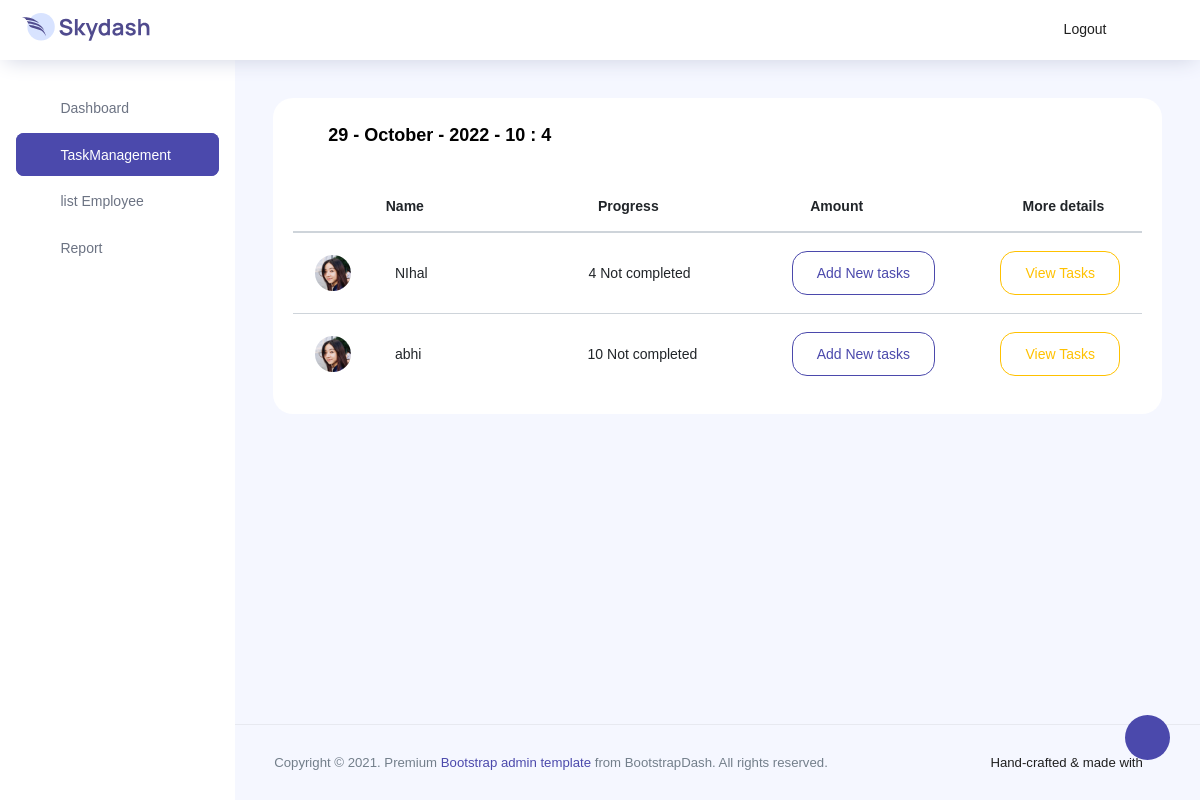
The app's page /management/ (signed in), older data.
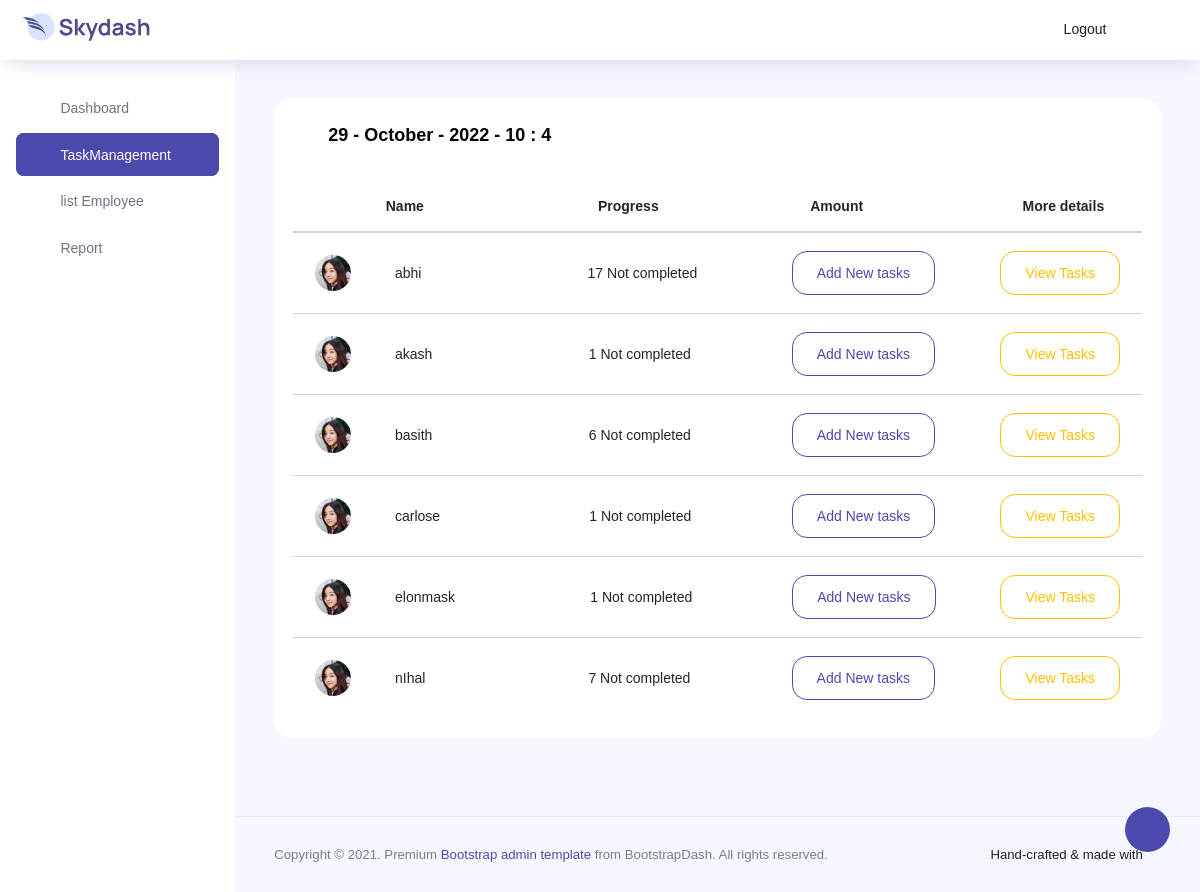
The same page, newer data.
### todo/models.py (models this page shows, shortened)
class Employee(models.Model):
    class Meta:
        verbose_name = 'Employee'
        verbose_name_plural = 'Employees'
    name = models.CharField(max_length=100, null=False, blank=False)
    email=models.CharField(max_length=100, null=True, blank=True)
    phone=models.CharField(max_length=100, null=True, blank=True)
    addr=models.CharField(max_length=100, null=True, blank=True)
    details=models.TextField(null=True,blank=True)
    progress=models.CharField(max_length=200, null=True,blank=True)
    task=models.CharField(max_length=200, null=True,blank=True)
    tempc=models.CharField(max_length=100, null=True,blank=True)
    tempp=models.CharField(max_length=200, null=True,blank=True)
    tempt=models.CharField(max_length=200, null=True,blank=True)
    completed=models.CharField(max_length=100, null=True,blank=True)

### todo/views.py (the view, shortened to what this page needs)
# urls.py: path('management/',manage,name='manage'),
@login_required(login_url='login')
def manage(request):
    data = request.GET
    emps = Employee.objects.order_by('name')
    now = datetime.datetime.now()
    dates = f"{now.day} - {calendar.month_name[now.month]} - {now.year} - {now.hour} : {now.minute}"
    date = f"{now.year}:{now.month}:{now.day}"
    sdate = f'{now.year}{now.month}{now.day}'
    if request.GET == True:
        empl = data.get('empl')
        jobs = Job.objects.filter(fdate=None, user_id=empl,)
        context = {'dates': dates, 'emps': emps, 'jobs': jobs}
        return render(request, 'dashboard.html', context)
    context = {'dates': dates, 'emps': emps, }
    return render(request, 'dashboard.html', context)

### todo/templates/dashboard.html (shortened to what the changed rows need)
<!DOCTYPE html>
<html lang="en">
{%load static%}
<head>
  <link rel="stylesheet" href="{%static 'assets/vendors/feather/feather.css' %}">
  <link rel="stylesheet" href="{%static 'assets/vendors/ti-icons/css/themify-icons.css' %}">
  <link rel="stylesheet" href="{%static 'assets/vendors/css/vendor.bundle.base.css' %}">
  <link rel="stylesheet" href="{%static 'assets/vendors/mdi/css/materialdesignicons.min.css' %}">
  <link rel="stylesheet" href="{%static 'assets/css/vertical-layout-light/style.css' %}">
</head>
<body>
  <div class="container-scroller">
    <div class="container-fluid page-body-wrapper">
      <div class="main-panel">
        <div class="content-wrapper">
          <div class="row">
            <div class="col-lg-12 grid-margin stretch-card">
              <div class="card">
                <div class="card-body">
                  <div class="accordion  table-responsive" id="accordionExample">
                    <table class="table">
                      <thead>
                        <tr>
                          <th class="col-1"> &nbsp;&nbsp;&nbsp; </th>
                          <th class="col-3"> Name </th>
                          <th class="col-3"> Progress </th>
                          <th class="col-3"> Amount </th>
                          <th class="col-3"> More details </th>
                        </tr>
                      </thead>
                    </table>
                    {%for emp in emps%}
                    <table class="table">
                      <tbody>
                        <tr id="headingOne">
                          <td class="py-1 col-1">
                            <img src="{%static 'assets/images/faces/face2.jpg' %}" alt="image" />
                          </td>
                          <td class="col-3"> {{emp.name}}</td>
                          <td class="col-3"> {{emp.progress}} Not completed </td>
                          {%block mainpane%}
                          <td class="col-3"><button class="btn btn-outline-primary" type="button" data-toggle="collapse"
                              data-target="#collapseOneq{{emp.id}}" aria-expanded="true"
                              aria-controls="collapseOneq{{emp.id}}">Add New
                              tasks
                            </button></td>
                          <td class="col-3"><a href="{% url 'prev' %}?empl={{emp.id}}" class="btn btn-outline-warning"
                              type="button">View Tasks</a>
                          </td>
                        </tr>
                    </table>
                    {%endblock%}
                    {%endfor%}
                  </div>
                </div>
              </div>
            </div>
          </div>
        </div>
      </div>
    </div>
  </div>
</body>
</html>

Row changes from the older to the newer data that the page shows:
changed Employee "abhi": progress "10" → "17"; moves up the list
added Employee: name "akash", progress "1"
added Employee: name "basith", progress "6"
added Employee: name "carlose", progress "1"
added Employee: name "elonmask", progress "1"
changed Employee: name "NIhal" → "nIhal"; progress "4" → "7"
